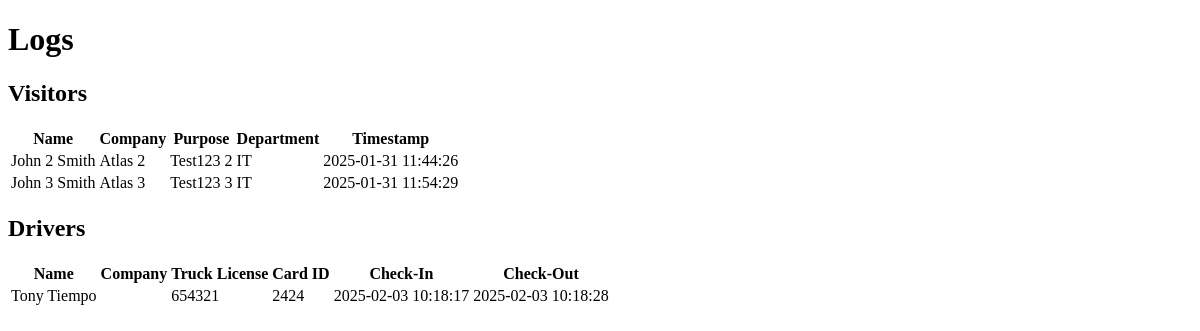
Page /logs on the earlier database version.
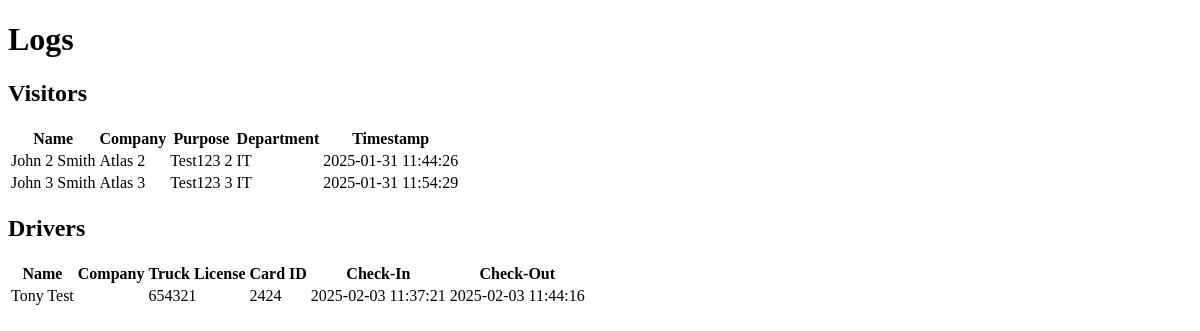
Same page on the later database version.
### app.py (models this page shows)
class Visitor(db.Model):
    id = db.Column(db.Integer, primary_key=True)
    name = db.Column(db.String(100), nullable=False)
    company_name = db.Column(db.String(100), nullable=False)
    purpose = db.Column(db.String(200), nullable=False)
    department = db.Column(db.String(50), nullable=False)
    personnel = db.Column(db.String(100), nullable=False)  # New field
    photo_path = db.Column(db.String(200), nullable=True)
    timestamp = db.Column(db.DateTime, default=lambda: datetime.now().replace(microsecond=0))

class Driver(db.Model):
    id = db.Column(db.Integer, primary_key=True)
    name = db.Column(db.String(100), nullable=False)
    provider_name = db.Column(db.String(100), nullable=False)
    truck_license = db.Column(db.String(50), nullable=False)
    card_id = db.Column(db.String(50), unique=True, nullable=False)
    purpose_of_visit = db.Column(db.String(100), nullable=False)  # New column
    point_of_contact = db.Column(db.String(100), nullable=False)  # New column
    check_in_time = db.Column(db.DateTime, default=lambda: datetime.now().replace(microsecond=0))
    check_out_time = db.Column(db.DateTime, nullable=True)

### app.py (the view)
@app.route("/logs")
def logs():
    visitors = Visitor.query.all()
    drivers = Driver.query.all()
    return render_template("logs.html", visitors=visitors, drivers=drivers)

### templates/logs.html (shortened to what this page needs)
<!DOCTYPE html>
<html lang="en">
<head>
</head>
<body>
    <div class="container">
        <h1>Logs</h1>
        <h2>Visitors</h2>
        <table>
            <thead>
                <tr>
                    <th>Name</th>
                    <th>Company</th>
                    <th>Purpose</th>
                    <th>Department</th>
                    <th>Timestamp</th>
                </tr>
            </thead>
            <tbody>
                {% for visitor in visitors %}
                <tr>
                    <td>{{ visitor.name }}</td>
                    <td>{{ visitor.company_name }}</td>
                    <td>{{ visitor.purpose }}</td>
                    <td>{{ visitor.department }}</td>
                    <td>{{ visitor.timestamp }}</td>
                </tr>
                {% endfor %}
            </tbody>
        </table>
        <h2>Drivers</h2>
        <table>
            <thead>
                <tr>
                    <th>Name</th>
                    <th>Company</th>
                    <th>Truck License</th>
                    <th>Card ID</th>
                    <th>Check-In</th>
                    <th>Check-Out</th>
                </tr>
            </thead>
            <tbody>
                {% for driver in drivers %}
                <tr>
                    <td>{{ driver.name }}</td>
                    <td>{{ driver.company_name }}</td>
                    <td>{{ driver.truck_license }}</td>
                    <td>{{ driver.card_id }}</td>
                    <td>{{ driver.check_in_time }}</td>
                    <td>{{ driver.check_out_time }}</td>
                </tr>
                {% endfor %}
            </tbody>
        </table>
    </div>
</body>
</html>

Differences in the rows shown:
changed Driver: name "Tony Tiempo" → "Tony Test"; check_in_time "2025-02-03 10:18:17" → "2025-02-03 11:37:21"; check_out_time "2025-02-03 10:18:28" → "2025-02-03 11:44:16"
